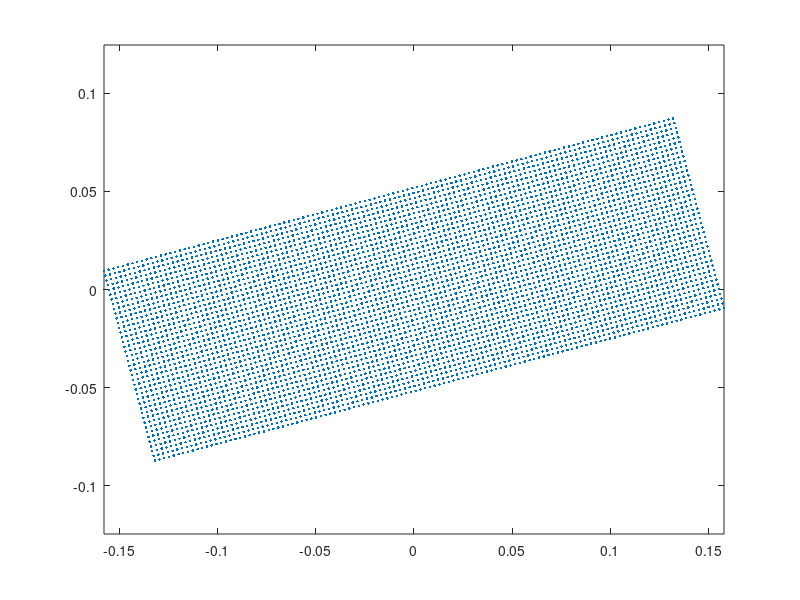

Here is the MATLAB script that generated this plot:
   %% filename: Barge2d.m written by Nishant Nangia

  clear all;
  
  PATH = './';
  
  WallPath = strcat(PATH,'barge2d.vertex');
  %%
  % Domain parameters
  Lx = 5.0; Ly = 2.5;
  Nx = 500*2*2;  Ny = 250*2*2;
  
  % Dimensional parameters
  dx = Lx/Nx; dy = Ly/Ny;
  Length = 0.3;
  Width  = Length/3.0;
  Xcom   = 0.0;
  Ycom   = 0.0;
  theta  = 15; %degrees
  t      = theta*pi/180; % radians
  
  NumPtsX = ceil(Length/dx) + 1
  NumPtsY = ceil(Width/dy) + 1
  
  lag_pts = 0;
  
  % Generate Rectangular Prism
  for j = 1:NumPtsY
      y = Ycom - Width/2 + (j-1)*dy;
          for i = 1:NumPtsX
              x = Xcom-Length/2 + (i-1)*dy;
                lag_pts = lag_pts+1;
                LagX(lag_pts) = x;
                LagY(lag_pts) = y;
          end
  end
  
  % Rotate by theta
  Rx = LagX * cos(t) - LagY * sin(t);
  Ry = LagX * sin(t) + LagY * cos(t);
  LagX = Rx;
  LagY = Ry;


  figure;
  plot(LagX,LagY,'.')
  axis equal;
  
  %% write it in file
  
  lag_pts = length(LagY);
  fid = fopen(WallPath,'wt');
  fprintf(fid,'%d\n',lag_pts);
  
  for i = 1:length(LagX)
      fprintf(fid,'%12.7E\t\t%12.7E\n',LagX(i),LagY(i));
  end
  
  fclose(fid);
